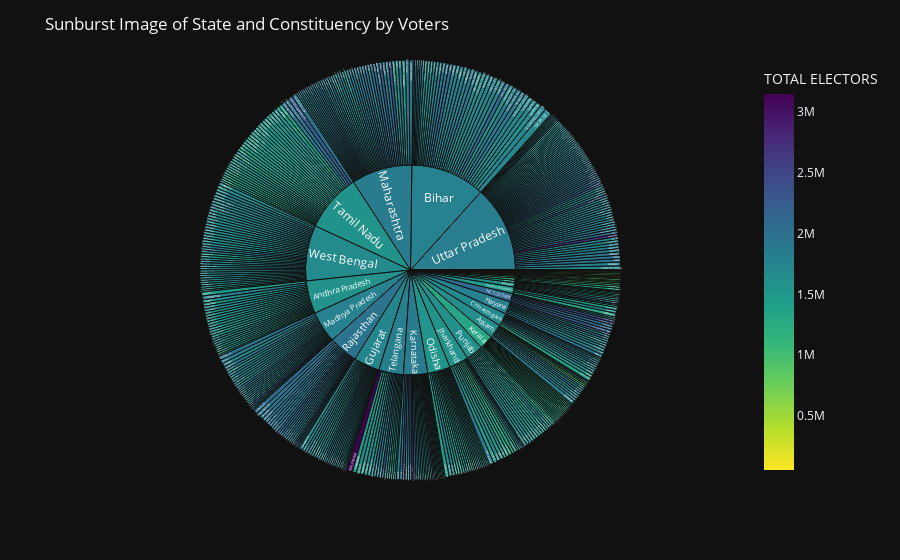

Notebook code cell kept with this figure:
### Markdown cell above
# Lets create a Sunburst image of all the States and Constituencies

### Code cell
st_con_vt=vote[['STATE','CONSTITUENCY','TOTAL ELECTORS']]
fig = px.sunburst(st_con_vt, path=['STATE','CONSTITUENCY'], values='TOTAL ELECTORS',
                  color='TOTAL ELECTORS',
                  color_continuous_scale='viridis_r')
fig.update_layout(title_text='Sunburst Image of State and Constituency by Voters',template='plotly_dark')
fig.show()

### Figure 1 — Plotly figure (JSON) as saved in the notebook; plotly's stock layout.template omitted (floating-point values rounded to 4 significant figures; data arrays with more than 128 entries replaced by an {"elided": "..."} marker saying what was removed)
{"data": [{"branchvalues": "total", "customdata": {"elided": "578x1 float values"}, "domain": {"x": [0, 1], "y": [0, 1]}, "hovertemplate": "labels=%{label}<br>TOTAL ELECTORS_sum=%{value}<br>parent=%{parent}<br>id=%{id}<br>TOTAL ELECTORS=%{color}<extra></extra>", "ids": {"elided": "578 str values"}, "labels": {"elided": "578 str values"}, "marker": {"coloraxis": "coloraxis", "colors": {"elided": "578 float values"}}, "name": "", "parents": {"elided": "578 str values"}, "type": "sunburst", "values": {"elided": "578 int values"}}], "layout": {"coloraxis": {"colorbar": {"title": {"text": "TOTAL ELECTORS"}}, "colorscale": [[0, "#fde725"], [0.1111, "#b5de2b"], [0.2222, "#6ece58"], [0.3333, "#35b779"], [0.4444, "#1f9e89"], [0.5556, "#26828e"], [0.6667, "#31688e"], [0.7778, "#3e4989"], [0.8889, "#482878"], [1, "#440154"]]}, "legend": {"tracegroupgap": 0}, "margin": {"t": 60}, "title": {"text": "Sunburst Image of State and Constituency by Voters"}}}
